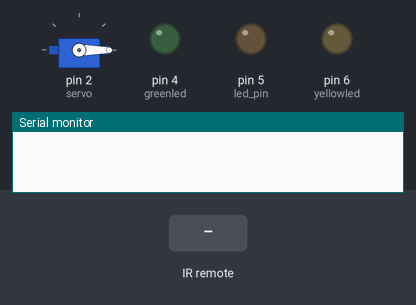
The sketch below on a simulated Arduino Uno, built with avr-gcc and run on an emulated ATmega328P. Shown: servo, output pins drawn as LEDs (lit = HIGH), the last lines printed to the serial monitor. The inputs (shaded band) are chosen by the test bench.

Above: at 3.2 s.
3.3 s: infrared code 0xFD08F7 received
At 4.5 s:
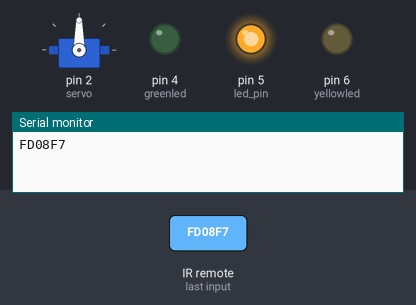
4.8 s: infrared code 0xFD48B7 received
At 5.6 s:
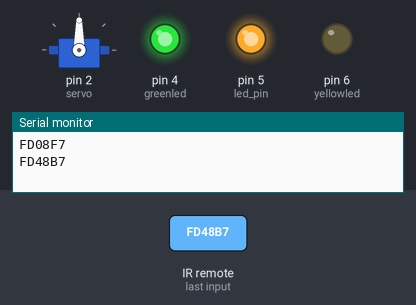
6.3 s: infrared code 0xFD28D7 received
At 6.7 s:
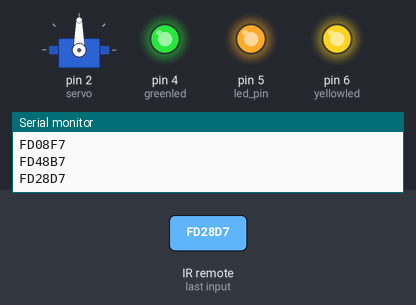
Timing chart, 0 to 9.3 s (numbered marks = the images above; inputs shaded):
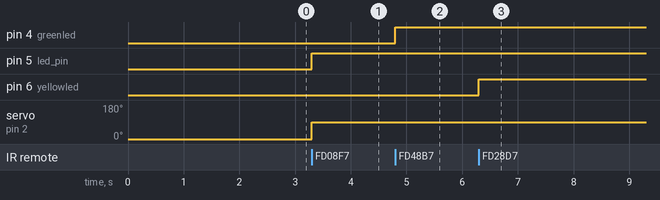

The sketch:

IRremote.ino
```cpp
#include"IRremote/IRremote.h"
#include <IRremote.h>
#include <Servo.h>
#define Button_1 0xFD08F7
#define Button_2 0xFD8877
#define Button_3 0xFD48B7
#define Button_4 0xFD28D7
Servo servo;
const int RECV = 3;//sensor pin
int lastvalue;

// IR Receiver and Results
IRrecv irrecv(RECV);
decode_results results;


void setup(){
  Serial.begin(9600);// serial monitor 9600
  irrecv.enableIRIn();//enable
  pinMode(5,OUTPUT);// led pin
  pinMode(4,OUTPUT);// greenled
  pinMode(6,OUTPUT);// yellowled
  servo.attach(2);// servopin
  servo.write(0);// start point
  delay(2000);
}

void loop(){
  if (irrecv.decode(&results)){
    if (results.value==0xFFFFFFFF){
          results.value=lastvalue;
  }
    switch(results.value){

      case Button_1: digitalWrite(5,HIGH);
      servo.write(90);
      break;
      case Button_2:
      digitalWrite(5,LOW);
      digitalWrite(4,LOW);
      digitalWrite(6,LOW);
      servo.write(0);
      break;
      case Button_3: digitalWrite(4,HIGH);
      break;
      case Button_4: digitalWrite(6,HIGH);
      break;
    }
          Serial.println(results.value, HEX);// hex number
        irrecv.resume();
  }
}
```

Measured:
- after the input at 3.3 s, pin 5 (led_pin): LOW → HIGH at once; servo on pin 2 (servo): 0° → 90° at once
- after the input at 4.8 s, pin 4 (greenled): LOW → HIGH at once
- after the input at 6.3 s, pin 6 (yellowled): LOW → HIGH at once
